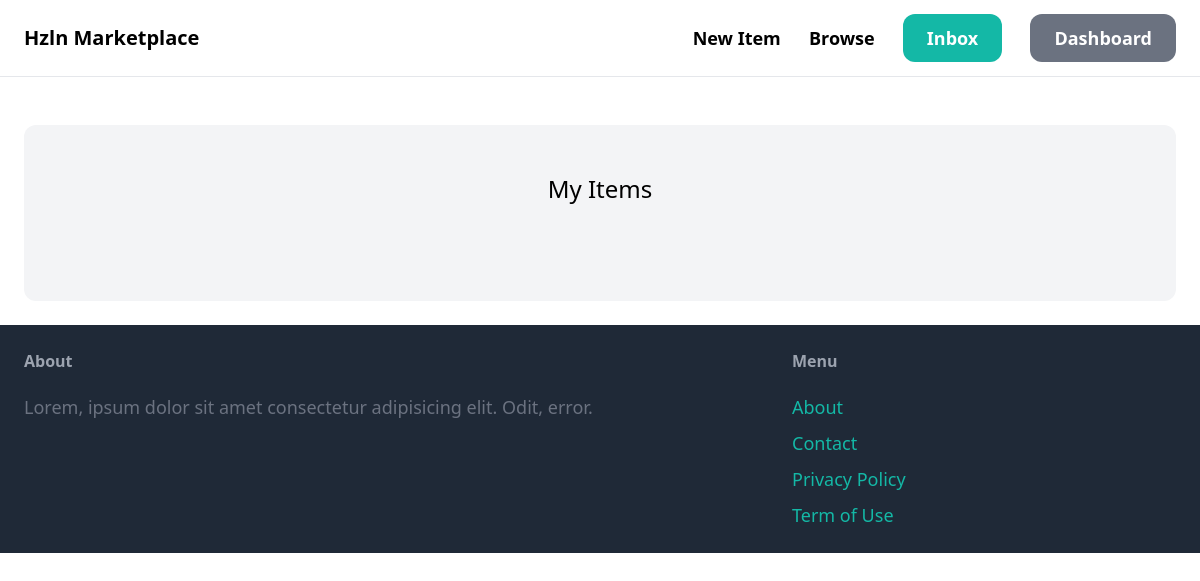
/dashboard/ (signed in), run on an earlier commit of the app's database.
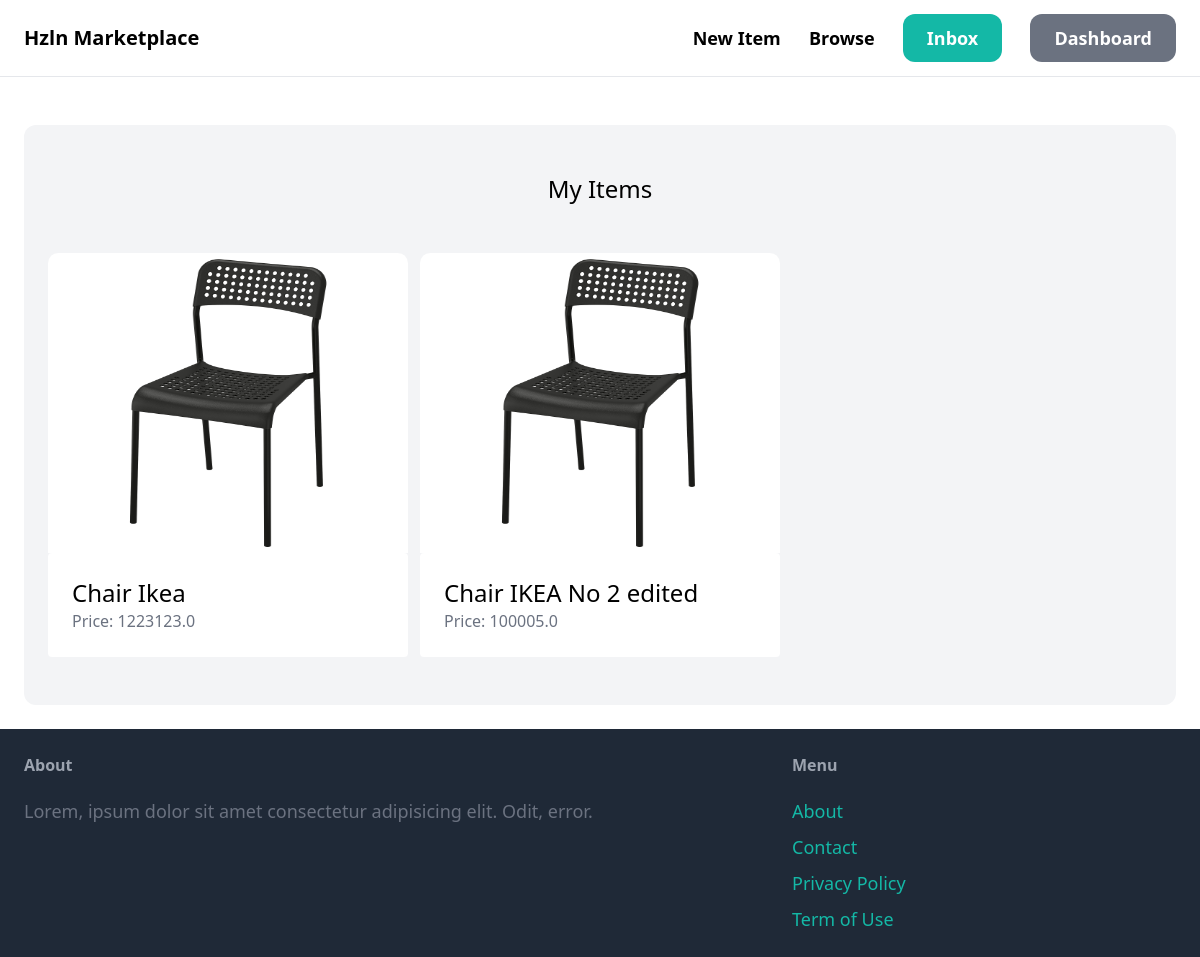
And on a later commit of the database.
### item/models.py (models this page shows, shortened)
class Item(models.Model):
    category = models.ForeignKey(Category, related_name='items', on_delete=models.CASCADE)
    name = models.CharField(max_length=255)
    description = models.TextField(blank=True, null=True)
    price = models.FloatField()
    image = models.ImageField(upload_to='items_images', blank=True, null=True)
    is_sold = models.BooleanField(default=False)
    created_by = models.ForeignKey(User, related_name='items', on_delete=models.CASCADE)
    created_at = models.DateTimeField(auto_now_add=True)

### dashboard/views.py (the view)
# urls.py: path('', views.index, name='index'),
@login_required
def index(request):
    items = Item.objects.filter(created_by=request.user)
    return render(request, 'dashboard/index.html', {
        'items': items,
    })

### dashboard/templates/dashboard/index.html (shortened to what this page needs)
{% extends 'core/base.html' %}
{% block content %}
<div class="mt-6 px-6 py-12 bg-gray-100 rounded-xl">
    <h2 class="mb-12 text-2xl text-center">
        My Items
    </h2>
    <div class="grid grid-cols-3 gap-3">
        {% for item in items %}
        <div>
            <a href="{% url 'item:detail' item.id %}">
                <div>
                    <img src="{{ item.image.url }}" class="rounded-t-[0.625rem] h-[300px] rounded-b-none w-full">
                </div>
                <div class="p-6 bg-white rounded ">
                    <h2 class="text-2xl">
                        {{ item.name }}
                    </h2>
                    <p class="text-gray-500">
                        Price: {{ item.price }}
                    </p>
                </div>
            </a>
        </div>
        {% endfor %}
    </div>
</div>
{% endblock %}

### core/templates/core/base.html (shortened to what this page needs)
<!DOCTYPE html>
<html>
<head>
    <script src="https://cdn.tailwindcss.com"></script>
</head>
<body>
    <nav class="px-6 py-6 flex justify-between items-center border-b border-gray-200">
        <a href="/" class="text-xl font-semibold">Hzln Marketplace</a>
        <div class="space-x-6">
            <a href="{% url 'item:new' %}" class="text-lg font-semibold hover:text-gray-500">New Item</a>
            <a href="{% url 'item:items'  %}" class="text-lg font-semibold hover:text-gray-500">Browse</a>
            {% if request.user.is_authenticated %}
            <a href="#"
                class="px-6 py-3 text-lg font-semibold bg-teal-500 text-white rounded-xl hover:bg-teal-700 ">Inbox</a>
            <a href="{% url 'dashboard:index' %}"
                class="px-6 py-3 text-lg font-semibold bg-gray-500 text-white rounded-xl hover:bg-gray-700 ">Dashboard</a>
            {% else %}
            <a href="{% url 'core:signup' %}"
                class="px-6 py-3 text-lg font-semibold bg-teal-500 text-white rounded-xl hover:bg-teal-700 ">Sign Up</a>
            <a href="{% url 'core:login' %}"
                class="px-6 py-3 text-lg font-semibold bg-gray-500 text-white rounded-xl hover:bg-gray-700 ">Log In</a>
            {% endif %}
        </div>
    </nav>
    <div class="px-6 py-6">
        {% block content %}
        {% endblock %}
    </div>
    <footer class="py-6 px-6 flex justify-between bg-gray-800">
        <div class="w-2/3 pr-10">
            <h3 class="mb-5 font-semibold text-gray-400">About</h3>
            <p class="text-lg text-gray-500">Lorem, ipsum dolor sit amet consectetur adipisicing elit. Odit, error.</p>
        </div>
        <div class="w-1/3 ">
            <h3 class="mb-5 font-semibold text-gray-400">Menu</h3>
            <ul class="space-y-2">
                <li><a href="#" class="text-lg text-teal-500 hover:text-teal-700">About</a></li>
                <li><a href="{% url 'core:contact' %}" class="text-lg text-teal-500 hover:text-teal-700">Contact</a>
                </li>
                <li><a href="#" class="text-lg text-teal-500 hover:text-teal-700">Privacy Policy</a></li>
                <li><a href="#" class="text-lg text-teal-500 hover:text-teal-700">Term of Use</a></li>
            </ul>
        </div>
    </footer>
</body>
</html>

What changed in the data, as far as the page shows it:
added Item: image (picture), name "Chair Ikea", price "1223123.0"
added Item: image (picture), name "Chair IKEA No 2 edited", price "100005.0"
